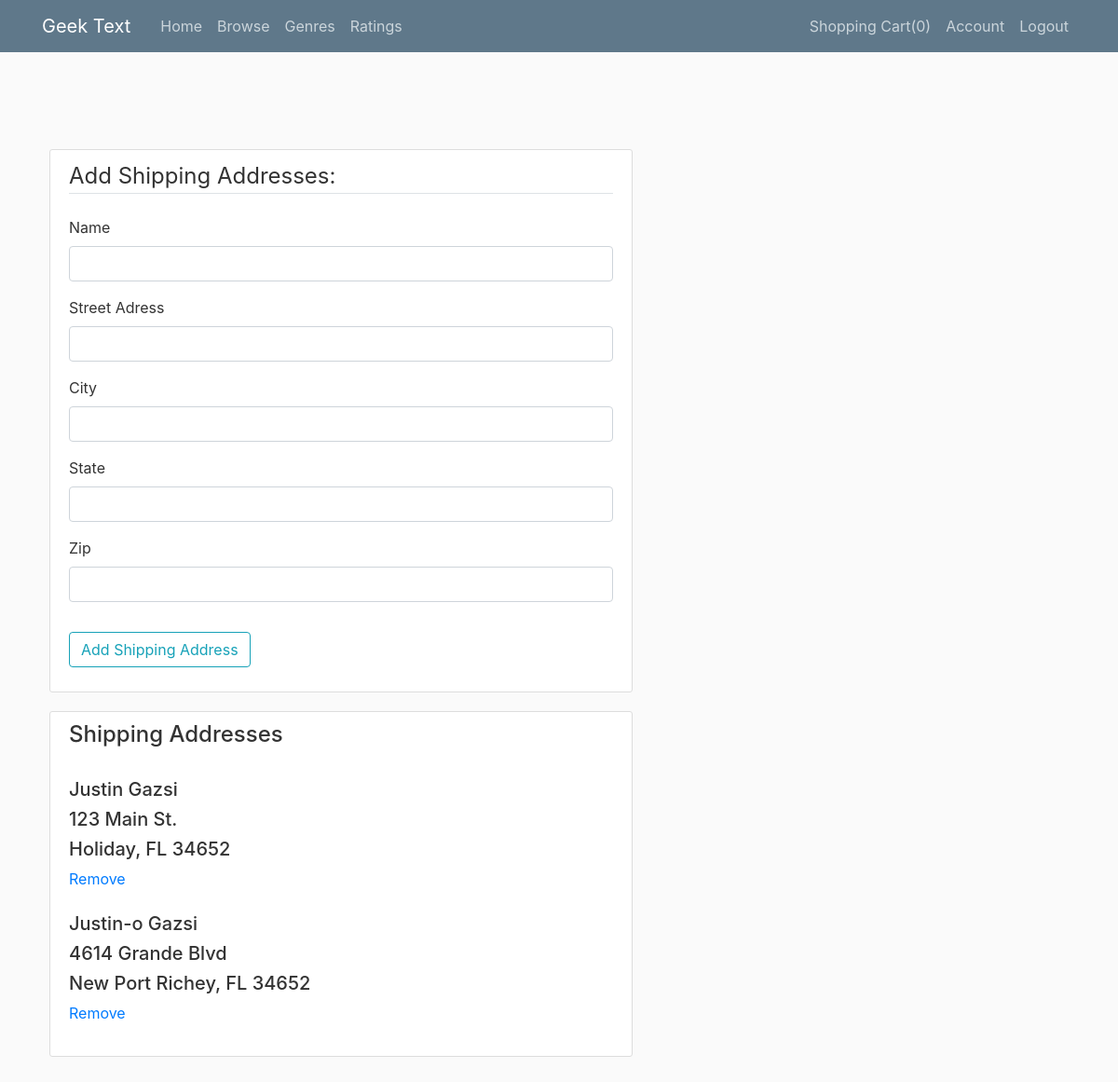
Screenshot of /shipping (signed in) with the database file from the repository.
### bookstore/models.py (models this page shows, shortened)
class ShippingAddress(db.Model):
    id = db.Column(db.Integer, primary_key=True)
    user_id = db.Column(db.Integer, db.ForeignKey('user.id'))
    name = db.Column(db.String(30))
    street = db.Column(db.String(60))
    city = db.Column(db.String(30))
    state = db.Column(db.String(2))
    zip = db.Column(db.String(5))

### bookstore/routes.py (the view)
@app.route("/shipping", methods=['GET', 'POST'])
def shipping():
    form = AddShippingAddress()
    user = current_user
    shipping = ShippingAddress.query.filter_by(user=user)
    if form.validate_on_submit():
        address = ShippingAddress(name=form.name.data,street=form.street.data, city=form.city.data, state=form.state.data, zip=form.zip.data, user=user)
        db.session.add(address)
        db.session.commit()
        return redirect(url_for('shipping'))
    return render_template('shipping.html', title='Shipping Addresses', form=form, shipping=shipping)

### bookstore/forms.py
class AddShippingAddress(FlaskForm):
    name = StringField('Name', validators=[DataRequired()])
    street = StringField('Street Adress', validators=[DataRequired()])
    city = StringField('City', validators=[DataRequired()])
    zip = IntegerField('Zip', validators=[NumberRange(min=10000, max=99999)])
    state = StringField('State',validators=[Length(min=2, max=2), Regexp('[a-zA-Z][a-zA-Z]')])
    submit = SubmitField('Add Shipping Address')

### bookstore/models.py (called while the page is built)
@login_manager.user_loader
def load_user(user_id):
    return User.query.get(int(user_id))

### bookstore/templates/shipping.html (shortened to what this page needs)
{% extends "layout_narrow.html" %}
{% block content %}
<div class="content-section">
    <form method="POST" action="">
        <fieldset class="form-group">
            <legend class="border-bottom mb-4">Add Shipping Addresses:</legend>
            <div class="form-group">
                {{ form.name.label(class="form-control-label") }}
                {% if form.name.errors %}
                {{ form.name(class="form-control form-control-md is-invalid") }}
                <div class="invalid-feedback">
                    {% for error in form.name.errors %}
                    <span>{{ error }}</span>
                    {% endfor %}
                </div>
                {% else %}
                {{ form.name(class="form-control form-control-md") }}
                {% endif %}
            </div>
            <div class="form-group">
                {{ form.street.label(class="form-control-label") }}
                {% if form.street.errors %}
                {{ form.street(class="form-control form-control-md is-invalid") }}
                <div class="invalid-feedback">
                    {% for error in form.street.errors %}
                    <span>{{ error }}</span>
                    {% endfor %}
                </div>
                {% else %}
                {{ form.street(class="form-control form-control-md") }}
                {% endif %}
            </div>
            <div class="form-group">
                {{ form.city.label(class="form-control-label") }}
                {% if form.city.errors %}
                {{ form.city(class="form-control form-control-md is-invalid") }}
                <div class="invalid-feedback">
                    {% for error in form.city.errors %}
                    <span>{{ error }}</span>
                    {% endfor %}
                </div>
                {% else %}
                {{ form.city(class="form-control form-control-md") }}
                {% endif %}
            </div>
            <div class="form-group">
                {{ form.state.label(class="form-control-label") }}
                {% if form.state.errors %}
                {{ form.state(class="form-control form-control-md is-invalid") }}
                <div class="invalid-feedback">
                    {% for error in form.state.errors %}
                    <span>{{ error }}</span>
                    {% endfor %}
                </div>
                {% else %}
                {{ form.state(class="form-control form-control-md") }}
                {% endif %}
            </div>
            <div class="form-group">
                {{ form.zip.label(class="form-control-label") }}
                {% if form.zip.errors %}
                {{ form.zip(class="form-control form-control-md is-invalid") }}
                <div class="invalid-feedback">
                    {% for error in form.zip.errors %}
                    <span>{{ error }}</span>
                    {% endfor %}
                </div>
                {% else %}
                {{ form.zip(class="form-control form-control-md") }}
                {% endif %}
            </div>
        </fieldset>
        <div class="form-group">
            {{ form.submit(class="btn btn-outline-info") }}
        </div>
    </form>
</div>
<div class="content-section">
    <h4 class="h4">Shipping Addresses</h4>
    <br>
    {% for entry in shipping %}
    <div>
        <h5 class="h5">{{ entry.name }}</h5>
        <h5 class="h5">{{ entry.street }}</h5>
        <h2 class="h5">{{ entry.city }}, {{entry.state}} {{entry.zip}}</h2>
        <a href="{{url_for('removeshipping', shipping_id=entry.id)}}">Remove</a> <br>
        <br>
        {% endfor %}
    </div>
</div>
{% endblock content %}

### bookstore/static/main.css (style rules this page uses)
body { background: #fafafa; color: #333333; margin-top: 5rem; }
h1, h2, h3, h4, h5, h6 { color: #444444; }
.content-section { background: #ffffff; padding: 10px 20px; border: 1px solid #dddddd; border-radius: 3px; margin-bottom: 20px; }

### rows the page displays
ShippingAddress: name "Justin Gazsi", street "123 Main St.", city "Holiday", state "FL", zip "34652"
ShippingAddress: name "Justin-o Gazsi", street "4614 Grande Blvd", city "New Port Richey", state "FL", zip "34652"

### other values shown
{{ session['Shoppingcart']|length }} "0"
